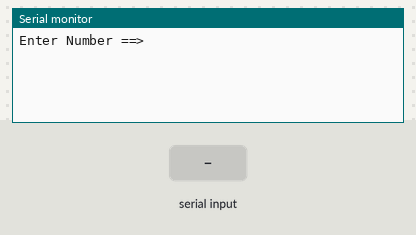
Bench run of a sketch on a simulated Arduino Uno, built with avr-gcc and run on an emulated ATmega328P. Parts: the last lines printed to the serial monitor. Inputs (shaded band) come from the test bench.

Above: at 1.2 s.
1.3 s: "90,45\n" received over Serial
At 2.1 s:
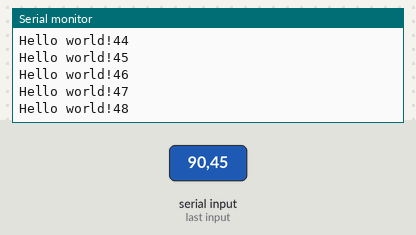
2.8 s: "30,150\n" received over Serial
5.8 s: "200\n" received over Serial
8.8 s: "30,150\n" received over Serial
11.8 s: "90\n" received over Serial
14.8 s: "200\n" received over Serial
At 15.8 s:
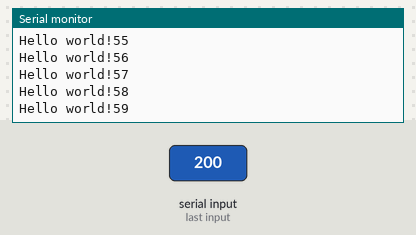
Timing chart, 0 to 17.8 s (numbered marks = the images above; inputs shaded):
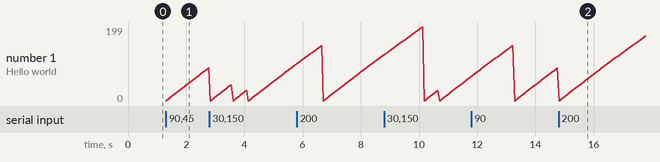

The sketch:

5-1.ino
```cpp
void setup() {
  // 시리얼 통신 속도 설정 : 속도 9600 bps, 8데이터 비트, 패리티 없음, 한 개의 스톱비트
 Serial.begin(9600) ;

}
void loop() {
      int i = 0, Num;

      Serial.println("Enter Number ==>");

     // PC에서 데이터가 전송되어 올때까지 기다린다.
      while(1) {
       if(Serial.available() > 0 ) break;
      }

      Num = Serial.parseInt();

      while(i < Num) {
      Serial.print("Hello world!");
      Serial.println(i);
      i++;
     }

    Serial.println("===================");
  }
```

Measured:
- after the input at 1.3 s, the serial monitor: prints a new line at once (image 1)
